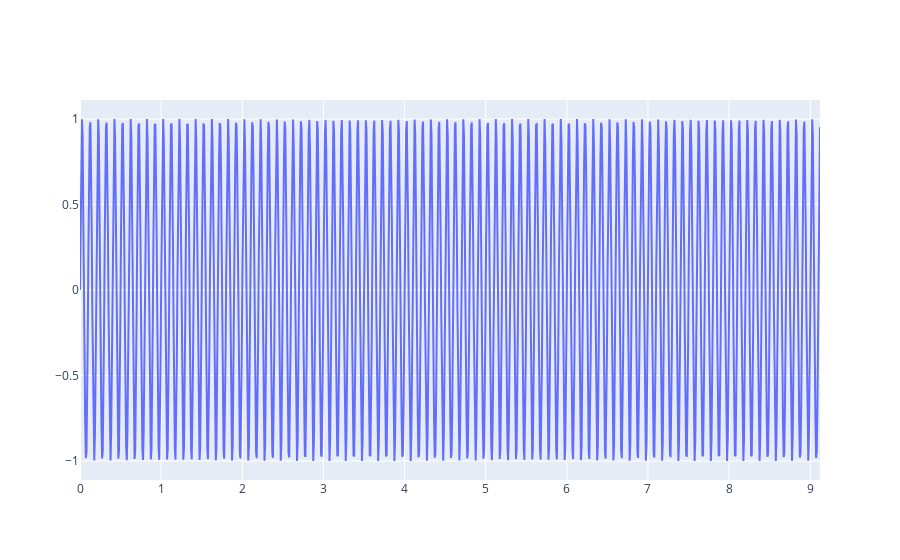
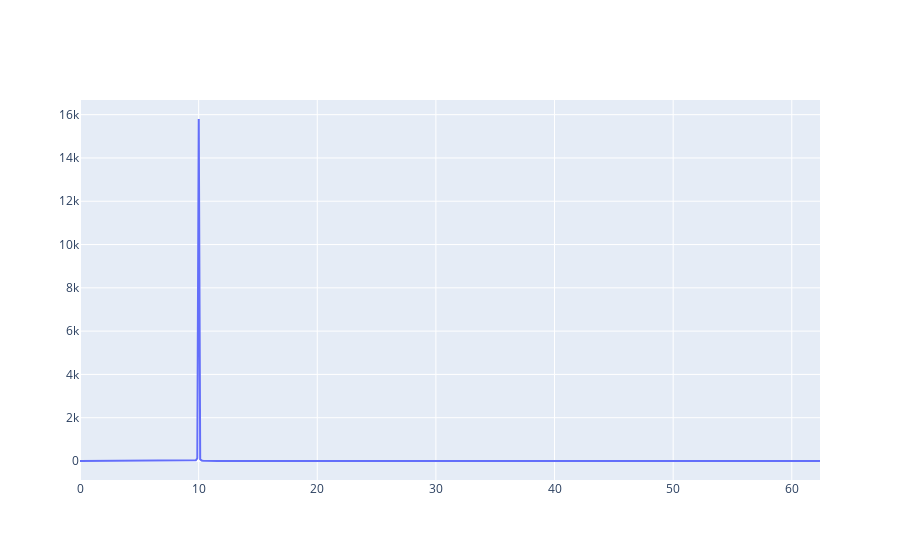

The notebook cell these images were saved under, in order:
### Code cell
# plot
S1.plot(ver='test-fft', chns=[7,8])

### Figure 1 — Plotly figure (JSON) as saved in the notebook; plotly's stock layout.template omitted (floating-point values rounded to 4 significant figures; data arrays with more than 128 entries replaced by an {"elided": "..."} marker saying what was removed)
{"data": [{"mode": "lines", "name": "Test Frequency (10 Hz)", "type": "scatter", "x": {"elided": "1140 float values"}, "y": {"elided": "1140 float values"}}], "layout": {}}

### Figure 2 — Plotly figure (JSON) as saved in the notebook; plotly's stock layout.template omitted (floating-point values rounded to 4 significant figures; data arrays with more than 128 entries replaced by an {"elided": "..."} marker saying what was removed)
{"data": [{"mode": "lines", "name": "Test Frequency (10 Hz)", "type": "scatter", "x": {"elided": "512 float values"}, "y": {"elided": "512 float values"}}], "layout": {}}
